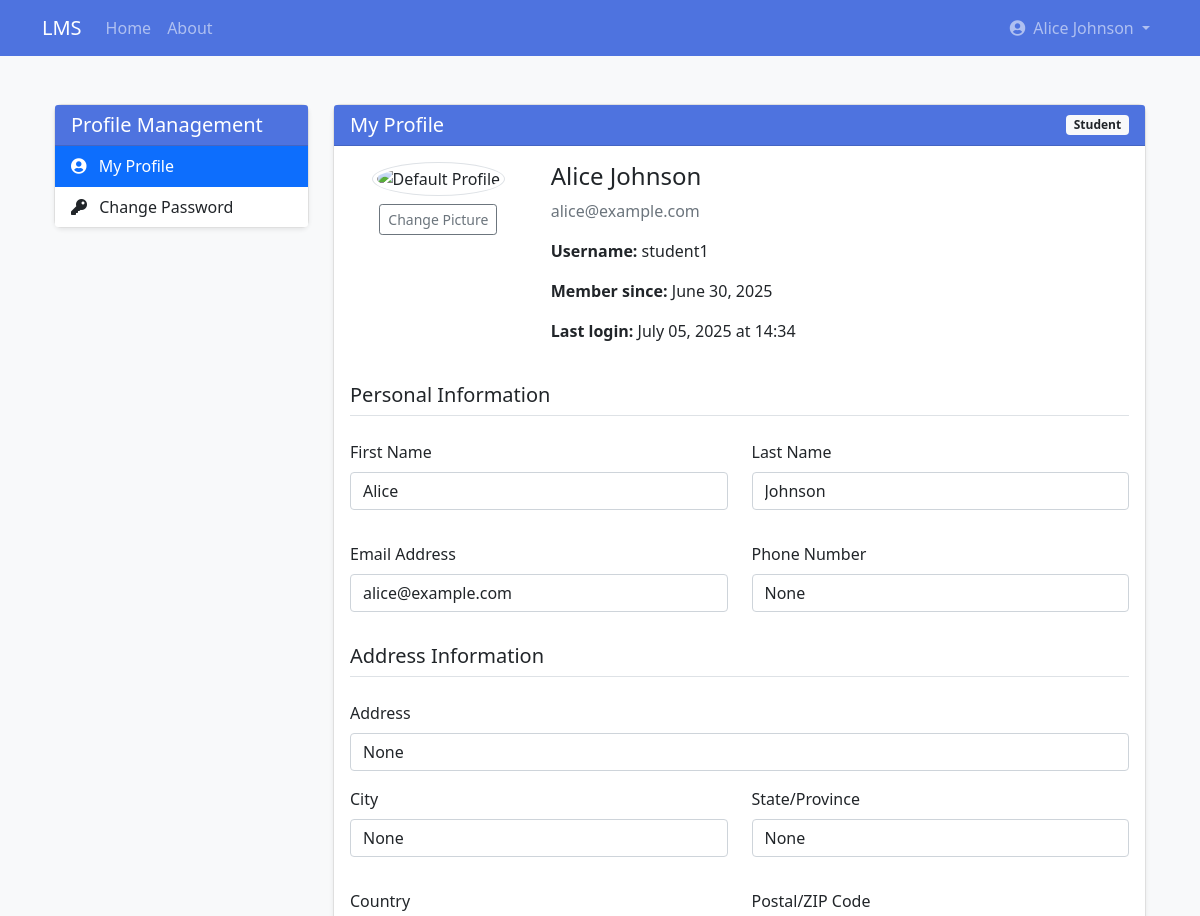
The page /profile (signed in, upper part) on the database as committed earlier.
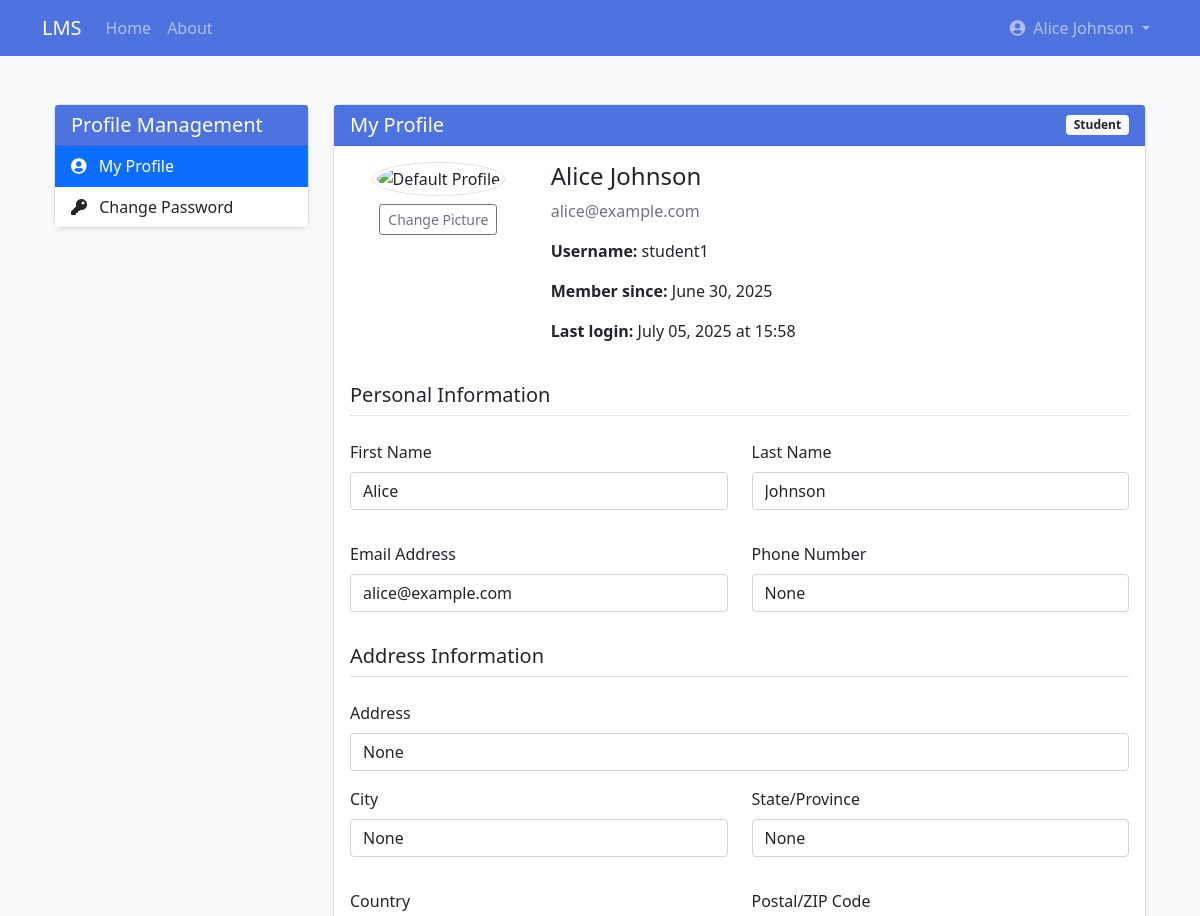
The same page on the database as committed later.
### app/models/user.py (models this page shows, shortened)
class User(db.Model, UserMixin):
    id = db.Column(db.Integer, primary_key=True)
    username = db.Column(db.String(50), unique=True, nullable=False)
    email = db.Column(db.String(120), unique=True, nullable=False)
    password = db.Column(db.String(60), nullable=False)
    first_name = db.Column(db.String(50), nullable=False)
    last_name = db.Column(db.String(50), nullable=False)
    role = db.Column(db.String(20), nullable=False)
    created_at = db.Column(db.DateTime, default=datetime.utcnow)
    last_login = db.Column(db.DateTime, nullable=True)
    is_active = db.Column(db.Boolean, default=True)
    is_email_verified = db.Column(db.Boolean, default=False)
    profile = db.relationship(
        'UserProfile', backref='user', uselist=False, cascade='all, delete-orphan')
    courses_teaching = db.relationship(
        'Course', backref='instructor', lazy=True)
    enrollments = db.relationship('Enrollment', backref='student', lazy=True)
    parent_of = db.relationship('ParentStudent',
                                foreign_keys='ParentStudent.parent_id',
                                backref='parent', lazy=True)

### app/routes/auth.py (the view, shortened to what this page needs)
@auth.route('/profile', methods=['GET', 'POST'])
@login_required
def profile():
    if not current_user.profile:
        profile = UserProfile(user_id=current_user.id)
        db.session.add(profile)
        db.session.commit()
    return render_template('auth/profile.html')

### app/models/user.py (called while the page is built)
@login_manager.user_loader
def load_user(user_id):
    return User.query.get(int(user_id))

### app/templates/auth/profile.html (shortened to what the changed rows need)
{% extends "base.html" %}
{% block content %}
<div class="container py-4">
    <div class="row">
        <div class="col-md-9">
            <div class="card">
                <div class="card-header bg-primary text-white d-flex justify-content-between align-items-center">
                    <h5 class="mb-0">My Profile</h5>
                    <span class="badge bg-light text-dark">{{ current_user.role|title }}</span>
                </div>
                <div class="card-body">
                    <form method="POST" action="{{ url_for('auth.profile') }}" enctype="multipart/form-data">
                        <div class="row mb-4">
                            <div class="col-md-9">
                                <h4>{{ current_user.first_name }} {{ current_user.last_name }}</h4>
                                <p class="text-muted">{{ current_user.email }}</p>
                                <p><strong>Username:</strong> {{ current_user.username }}</p>
                                <p><strong>Member since:</strong> {{ current_user.created_at.strftime('%B %d, %Y') }}</p>
                                {% if current_user.last_login %}
                                <p><strong>Last login:</strong> {{ current_user.last_login.strftime('%B %d, %Y at %H:%M') }}</p>
                                {% endif %}
                            </div>
                        </div>
                        <div class="row mb-3">
                            <div class="col-md-6">
                                <div class="mb-3">
                                    <label for="first_name" class="form-label">First Name</label>
                                    <input type="text" class="form-control" id="first_name" name="first_name" value="{{ current_user.first_name }}" required>
                                </div>
                            </div>
                            <div class="col-md-6">
                                <div class="mb-3">
                                    <label for="last_name" class="form-label">Last Name</label>
                                    <input type="text" class="form-control" id="last_name" name="last_name" value="{{ current_user.last_name }}" required>
                                </div>
                            </div>
                        </div>
                        <div class="row mb-3">
                            <div class="col-md-6">
                                <div class="mb-3">
                                    <label for="email" class="form-label">Email Address</label>
                                    <input type="email" class="form-control" id="email" name="email" value="{{ current_user.email }}" required>
                                </div>
                            </div>
                        </div>
                    </form>
                </div>
            </div>
        </div>
    </div>
</div>
{% endblock %}

### app/templates/base.html (shortened to what this page needs)
<!DOCTYPE html>
<html lang="en">
<head>
    <link href="https://cdn.jsdelivr.net/npm/bootstrap@5.1.0/dist/css/bootstrap.min.css" rel="stylesheet">
    <link rel="stylesheet" href="https://cdnjs.cloudflare.com/ajax/libs/font-awesome/5.15.4/css/all.min.css">
    <link rel="stylesheet" href="{{ url_for('static', filename='css/style.css') }}">
</head>
<body {% if current_user.is_authenticated %}
      data-user-role="{{ current_user.role }}"
      data-admin-dashboard-url="{{ url_for('admin.dashboard', _external=True) }}"
      data-instructor-dashboard-url="{{ url_for('instructor.dashboard', _external=True) }}"
      data-student-dashboard-url="{{ url_for('student.dashboard', _external=True) }}"
      data-parent-dashboard-url="{{ url_for('parent.dashboard', _external=True) }}"
      data-guest-dashboard-url="{{ url_for('guest.dashboard', _external=True) }}"
      {% endif %}>
    <nav class="navbar navbar-expand-lg navbar-dark bg-primary">
        <div class="container">
            <a class="navbar-brand" href="{{ url_for('main.index') }}">LMS</a>
            <div class="collapse navbar-collapse" id="navbarNav">
                <ul class="navbar-nav me-auto">
                    <li class="nav-item">
                        <a class="nav-link" href="{{ url_for('main.index') }}">Home</a>
                    </li>
                    <li class="nav-item">
                        <a class="nav-link" href="{{ url_for('main.about') }}">About</a>
                    </li>
                </ul>
                <ul class="navbar-nav">
                    {% if current_user.is_authenticated %}
                        <li class="nav-item dropdown">
                            <a class="nav-link dropdown-toggle" href="#" id="navbarDropdown" role="button" data-bs-toggle="dropdown" aria-expanded="false">
                                {% if current_user.profile and current_user.profile.profile_picture %}
                                <img src="{{ url_for('static', filename='uploads/profile/' + current_user.profile.profile_picture) }}"
                                     class="rounded-circle me-1" alt="Profile" style="width: 24px; height: 24px; object-fit: cover;">
                                {% else %}
                                <i class="fas fa-user-circle me-1"></i>
                                {% endif %}
                                {{ current_user.first_name }} {{ current_user.last_name }}
                            </a>
                        </li>
                    {% endif %}
                </ul>
            </div>
        </div>
    </nav>
    <div class="container mt-4">
        {% block content %}{% endblock %}
    </div>
</body>
</html>

Rows that differ between the two databases and show on the page:
changed User "Alice": last_login "July 05, 2025 at 14:34" → "July 05, 2025 at 15:58"
